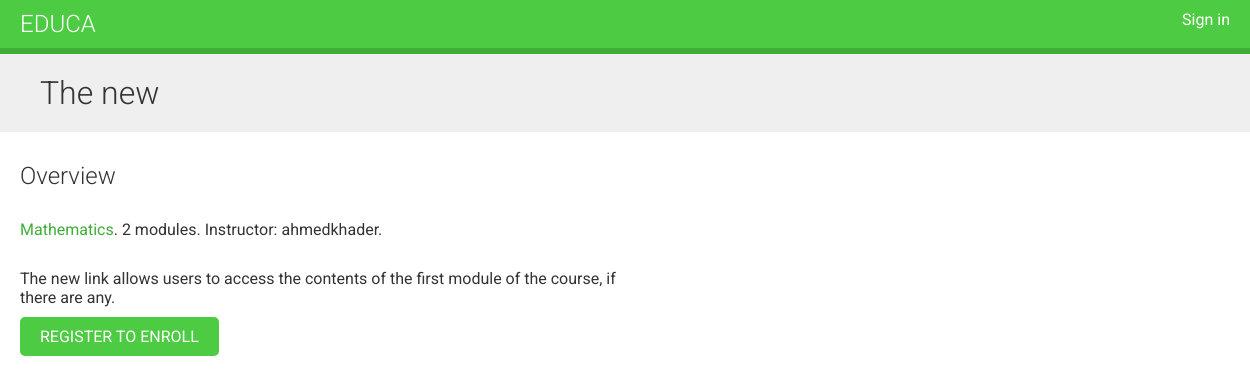
/course/the-new/, run on the app's committed database.
### courses/models.py (models this page shows, shortened)
class Course(models.Model):
    owner = models.ForeignKey(User, related_name='courses_created', on_delete=models.CASCADE)
    subject = models.ForeignKey(Subject, related_name='courses', on_delete=models.CASCADE)
    title = models.CharField(max_length=200)
    slug = models.SlugField(max_length=200, unique=True)
    overview = models.TextField()
    created = models.DateTimeField(auto_now_add=True)
    students = models.ManyToManyField(User, related_name='courses_joined', blank=True)
    class Meta:
        ordering = ['-created']

class Subject(models.Model):
    title = models.CharField(max_length=200)
    slug = models.SlugField(max_length=200, unique=True)
    class Meta:
        ordering = ['title']

### courses/views.py (the view)
# urls.py: path('<slug:slug>/', views.CourseDetailView.as_view(), name='course_detail'),
class CourseDetailView(DetailView):
    model = Course
    template_name = 'courses/course/detail.html'
    def get_context_data(self, **kwargs):
        context = super().get_context_data(**kwargs)
        context['enroll_form'] = CourseEnrollForm(
            initial={'course':self.object}
        )
        return context

### templates/courses/course/detail.html (shortened to what this page needs)
{% extends 'base.html' %}
{% block content %}
    {% with subject=object.subject %}
        <h1>{{ object.title }}</h1>
        <div class="module">
            <h2>Overview</h2>
            <p>
                <a href="{% url 'course_list_subject' subject.slug %}">{{ subject.title }}</a>.
                {{ object.modules.count}} modules.
                Instructor: {{ object.owner.username }}.
            </p>
            {{ object.overview|linebreaks }}
            {% if request.user.is_authenticated %}
                <form action="{% url 'student_enroll_course' %}" method="POST">
                    {{ enroll_form }}
                    {% csrf_token %}
                    <input type="submit" value="Enroll now">
                </form>
            {% else %}
                <a href="{% url 'student_registration' %}" class="button">
                    Register to enroll
                </a>
            {% endif %}
        </div>
    {% endwith %}
{% endblock content %}

### courses/static/css/base.css (style rules this page uses)
body { margin:0; font-family:'Roboto', sans-serif; font-weight:400; color:#333; }
a { color:#3fad37; text-decoration:none; }
h1, h2, h3, h4, h5, h6 { font-family:'Roboto', sans-serif; font-weight:300; }
h1 { background:#efefef; width:100%; overflow:auto; padding:20px 0 20px 40px; margin:0; }
.module { padding:10px 20px; float:left; width:600px; }
.module p { margin:10px 0 20px; width:100%; float:left; }
input[type=submit], a.button { border-radius:5px; background:#4dcc43; color:#fff; font-size:16px; text-transform:uppercase; border:none; padding:10px 20px; margin:20px 0; }

### data on the page
Course: title "The new", modules.count "2", owner.username "ahmedkhader", overview "The new link allows users to access the contents of the first module of the course, if there are any."
Subject: title "Mathematics"
